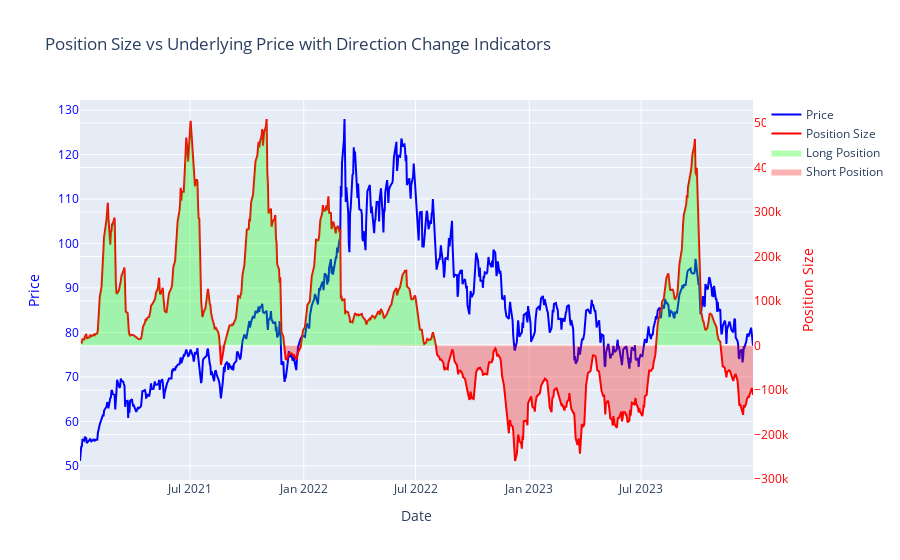
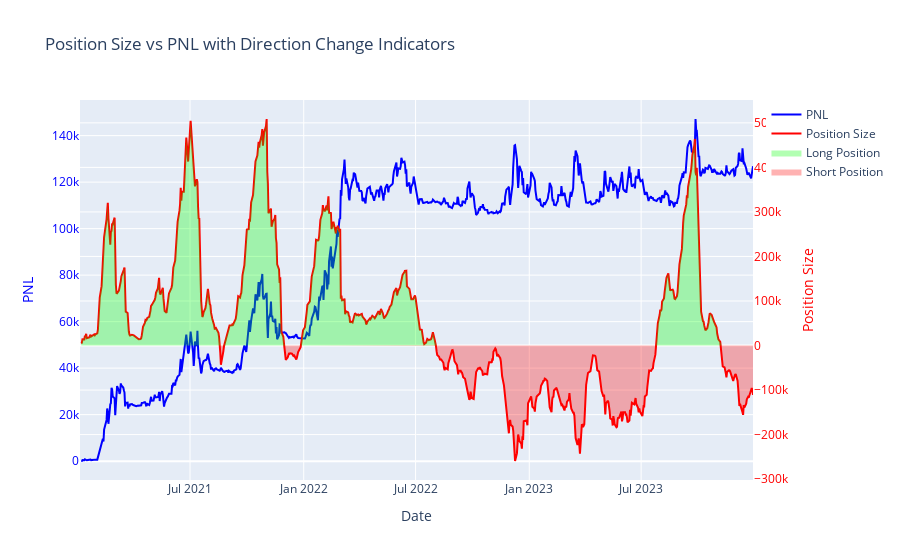

Write notebook code for charts like these, in order.
### Code cell
backtest()

### Figure 1 — Plotly figure (JSON) as saved in the notebook; plotly's stock layout.template omitted (floating-point values rounded to 4 significant figures; data arrays with more than 128 entries replaced by an {"elided": "..."} marker saying what was removed)
{"data": [{"line": {"color": "blue"}, "mode": "lines", "name": "Price", "type": "scatter", "x": {"elided": "753 str values"}, "y": {"elided": "753 float values"}}, {"line": {"color": "red"}, "mode": "lines", "name": "Position Size", "type": "scatter", "x": {"elided": "753 str values"}, "y": {"elided": "753 float values"}, "yaxis": "y2"}, {"fill": "tozeroy", "fillcolor": "rgba(0,255,0,0.3)", "hoverinfo": "skip", "line": {"width": 0}, "mode": "lines", "name": "Long Position", "type": "scatter", "x": {"elided": "753 str values"}, "y": {"elided": "753 float values"}, "yaxis": "y2"}, {"fill": "tozeroy", "fillcolor": "rgba(255,0,0,0.3)", "hoverinfo": "skip", "line": {"width": 0}, "mode": "lines", "name": "Short Position", "type": "scatter", "x": {"elided": "753 str values"}, "y": {"elided": "753 float values"}, "yaxis": "y2"}], "layout": {"title": {"text": "Position Size vs Underlying Price with Direction Change Indicators"}, "xaxis": {"title": {"text": "Date"}}, "yaxis": {"color": "blue", "title": {"text": "Price"}}, "yaxis2": {"color": "red", "overlaying": "y", "side": "right", "title": {"text": "Position Size"}}}}

### Figure 2 — Plotly figure (JSON) as saved in the notebook; plotly's stock layout.template omitted (floating-point values rounded to 4 significant figures; data arrays with more than 128 entries replaced by an {"elided": "..."} marker saying what was removed)
{"data": [{"line": {"color": "blue"}, "mode": "lines", "name": "PNL", "type": "scatter", "x": {"elided": "753 str values"}, "y": {"elided": "753 float values"}}, {"line": {"color": "red"}, "mode": "lines", "name": "Position Size", "type": "scatter", "x": {"elided": "753 str values"}, "y": {"elided": "753 float values"}, "yaxis": "y2"}, {"fill": "tozeroy", "fillcolor": "rgba(0,255,0,0.3)", "hoverinfo": "skip", "line": {"width": 0}, "mode": "lines", "name": "Long Position", "type": "scatter", "x": {"elided": "753 str values"}, "y": {"elided": "753 float values"}, "yaxis": "y2"}, {"fill": "tozeroy", "fillcolor": "rgba(255,0,0,0.3)", "hoverinfo": "skip", "line": {"width": 0}, "mode": "lines", "name": "Short Position", "type": "scatter", "x": {"elided": "753 str values"}, "y": {"elided": "753 float values"}, "yaxis": "y2"}], "layout": {"title": {"text": "Position Size vs PNL with Direction Change Indicators"}, "xaxis": {"title": {"text": "Date"}}, "yaxis": {"color": "blue", "title": {"text": "PNL"}}, "yaxis2": {"color": "red", "overlaying": "y", "side": "right", "title": {"text": "Position Size"}}}}
